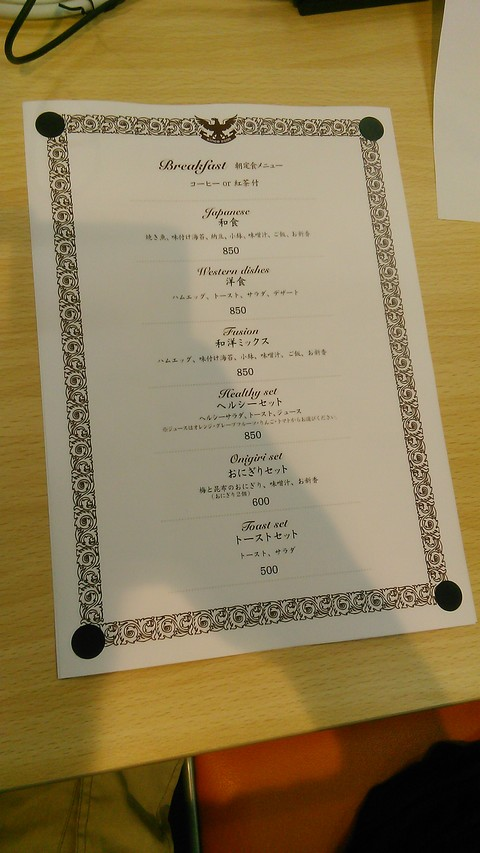
//> input picture backend/sample/sample0.jpg, 480 x 853 px
$ ./dev ../sample/sample0.jpg   (built with g++ and OpenCV 4)
//> lines starting //> are read from the running program, lines starting //| are printed output that depends on the picture; after the words box and inside, x2 and y2 are one past the last pixel; in counts of white or black regions, pixels touching at a corner belong together
/**
 * @file HoughCircle_Demo.cpp
 * @brief Demo code for Hough Transform
 * @author OpenCV team
 */

#include "opencv2/highgui/highgui.hpp"
#include "opencv2/imgproc/imgproc.hpp"
#include <iostream>

using namespace cv;

namespace
{
    // windows and trackbars name
    const std::string windowName = "Hough Circle Detection Demo";
    const std::string cannyThresholdTrackbarName = "Canny threshold";
    const std::string accumulatorThresholdTrackbarName = "Accumulator Threshold";
    const std::string usage = "Usage : tutorial_HoughCircle_Demo <path_to_input_image>\n";

    // initial and max values of the parameters of interests.
    const int cannyThresholdInitialValue = 160;
    const int accumulatorThresholdInitialValue = 30;
    const int maxAccumulatorThreshold = 200;
    const int maxCannyThreshold = 255;

    void HoughDetection(const Mat& src_gray, const Mat& src_display, int cannyThreshold, int accumulatorThreshold)
    {
        // will hold the results of the detection
        std::vector<Vec3f> circles;
        // runs the actual detection
        HoughCircles( src_gray, circles, CV_HOUGH_GRADIENT, 1, src_gray.rows/8, cannyThreshold, accumulatorThreshold, 0, 0 );

        // clone the colour, input image for displaying purposes
        Mat display = src_display.clone();
        for( size_t i = 0; i < circles.size(); i++ )
        {
            Point center(cvRound(circles[i][0]), cvRound(circles[i][1]));
            int radius = cvRound(circles[i][2]);
            // circle center
            circle( display, center, 3, Scalar(0,255,0), -1, 8, 0 );
            // circle outline
            circle( display, center, radius, Scalar(0,0,255), 3, 8, 0 );
        }

        // shows the results
        imshow( windowName, display);
    }
}


int main(int argc, char** argv)
{
    Mat src, src_gray;

    if (argc < 2)
    {
        std::cerr<<"No input image specified\n";
        std::cout<<usage;
        return -1;
    }

    // Read the image
    src = imread( argv[1], 1 );
//> src is the input picture: 853 rows x 480 cols, CV_8UC3; mean B, G, R 85.1, 125.4, 143.5

    if( !src.data )
    {
        std::cerr<<"Invalid input image\n";
        std::cout<<usage;
        return -1;
    }

    // Convert it to gray
    cvtColor( src, src_gray, COLOR_BGR2GRAY );
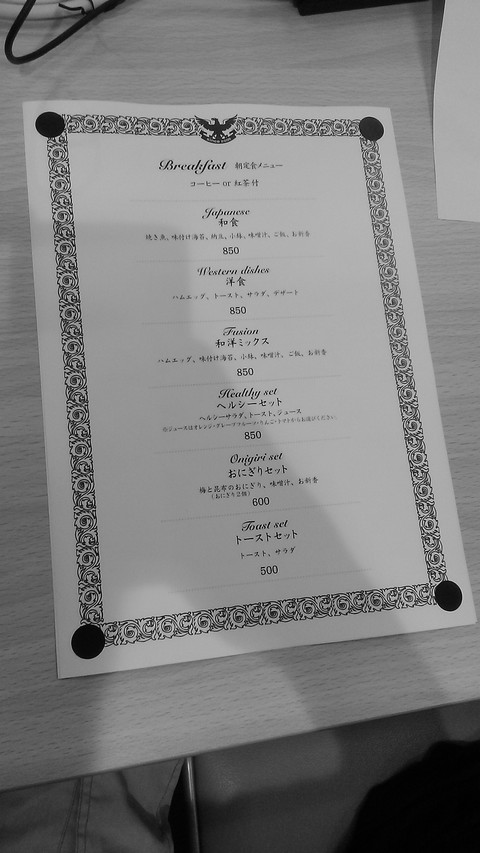
//> src_gray: 853 rows x 480 cols, CV_8UC1; min 0, max 251, mean 126.2

    // Reduce the noise so we avoid false circle detection
    GaussianBlur( src_gray, src_gray, Size(9, 9), 2, 2 );
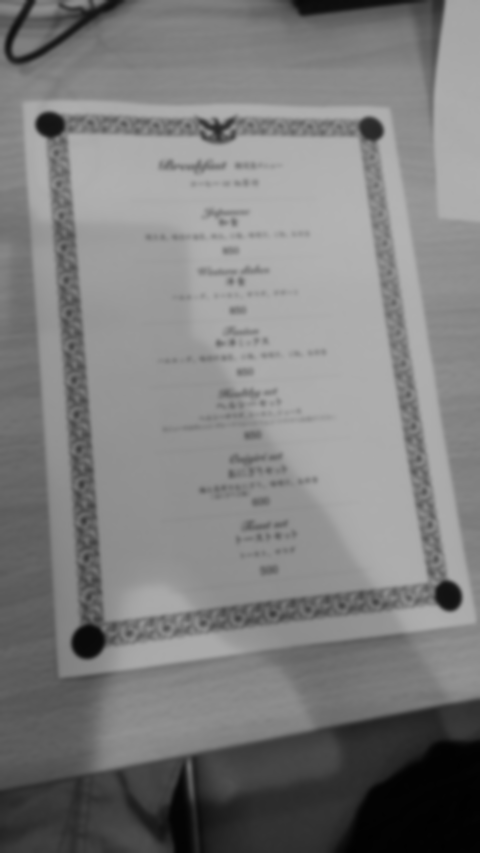
//> src_gray: 853 rows x 480 cols, CV_8UC1; min 1, max 179, mean 126.2

    //declare and initialize both parameters that are subjects to change
    int cannyThreshold = cannyThresholdInitialValue;
    int accumulatorThreshold = accumulatorThresholdInitialValue;

    // create the main window, and attach the trackbars
    namedWindow( windowName, WINDOW_AUTOSIZE );
    createTrackbar(cannyThresholdTrackbarName, windowName, &cannyThreshold,maxCannyThreshold);
    createTrackbar(accumulatorThresholdTrackbarName, windowName, &accumulatorThreshold, maxAccumulatorThreshold);

    // infinite loop to display
    // and refresh the content of the output image
    // until the user presses q or Q
    int key = 0;
    while(key != 'q' && key != 'Q')
    {
        // those paramaters cannot be =0
        // so we must check here
        cannyThreshold = std::max(cannyThreshold, 1);
        accumulatorThreshold = std::max(accumulatorThreshold, 1);

        //runs the detection, and update the display
        HoughDetection(src_gray, src, cannyThreshold, accumulatorThreshold);
//> in HoughDetection, `HoughCircles( src_gray, circles, CV_HOUGH_GRADIENT, 1, src_gray.rows/8..`: circles = 1 circle (x, y, radius): [87.5, 642.5, 16.6]
//> the loop in HoughDetection, `for( size_t i = 0; i < circles.size(); i++ )` made 1 pass
//> (center, radius) on pass 1: (Point(88, 642), 17)
//> after the loop in HoughDetection, `for( size_t i = 0; i < circles.size(); i++ )`:
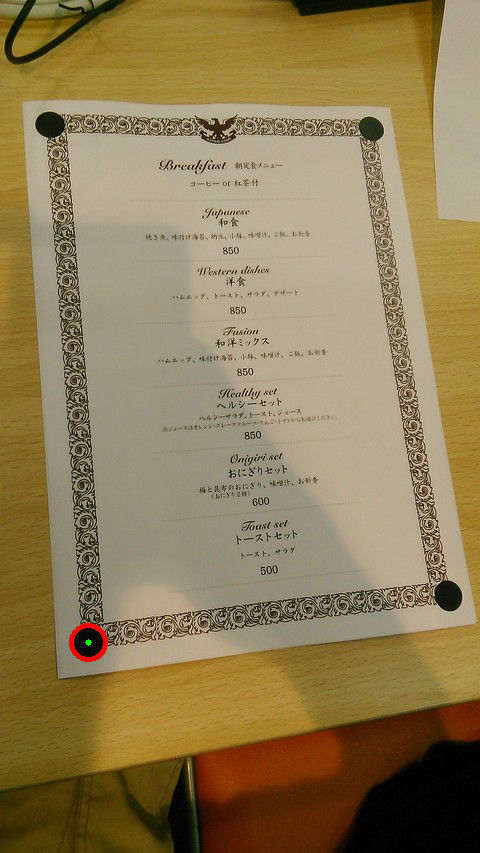
//> display: 853 rows x 480 cols, CV_8UC3; 0.14% of pixels changed, all inside (x1, y1, x2, y2) = (69, 623, 108, 662)

        // get user key
        key = waitKey(10);
//> the 'q' key is pressed
    }

    return 0;
}

$ run again, on backend/sample/sample2.jpg
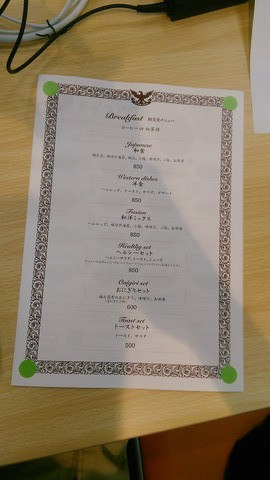
//> input picture backend/sample/sample2.jpg, 270 x 480 px
//> src is the input picture: 480 rows x 270 cols, CV_8UC3; mean B, G, R 102.1, 124.8, 139.4
//> `GaussianBlur( src_gray, src_gray, Size(9, 9), 2, 2 );`:
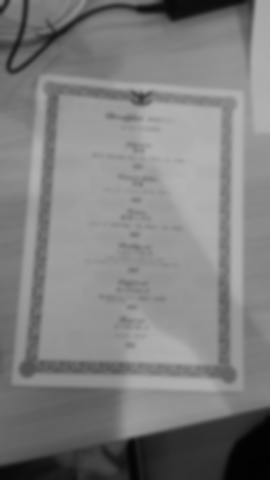
//> src_gray: 480 rows x 270 cols, CV_8UC1; min 2, max 179, mean 126.6
//> circles = 1 circle (x, y, radius): [118.5, 69.5, 61.4]
//> the loop in HoughDetection, `for( size_t i = 0; i < circles.size(); i++ )` made 1 pass
//> (center, radius) on pass 1: (Point(118, 70), 61)
//> after the loop in HoughDetection, `for( size_t i = 0; i < circles.size(); i++ )`:
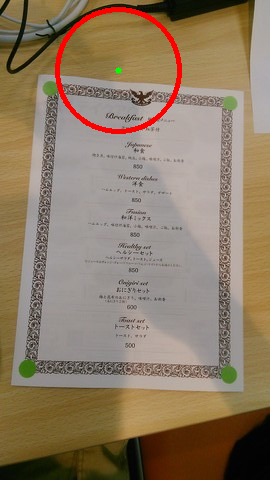
//> display: 480 rows x 270 cols, CV_8UC3; 1.5% of pixels changed, all inside (x1, y1, x2, y2) = (55, 7, 182, 134)

$ run again, on backend/sample/sample3.jpg
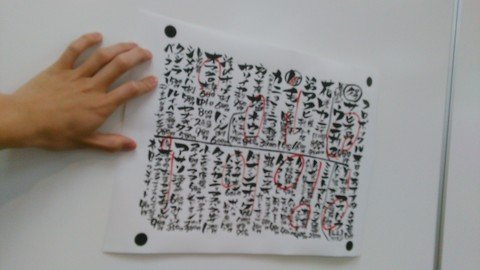
//> input picture backend/sample/sample3.jpg, 480 x 270 px
//> src is the input picture: 270 rows x 480 cols, CV_8UC3; mean B, G, R 144.4, 146.5, 149.3
//> `cvtColor( src, src_gray, COLOR_BGR2GRAY );`:
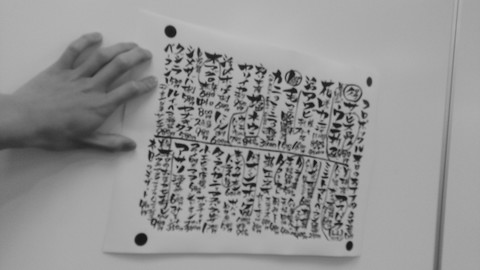
//> src_gray: 270 rows x 480 cols, CV_8UC1; min 18, max 190, mean 147.1
//> `GaussianBlur( src_gray, src_gray, Size(9, 9), 2, 2 );`:
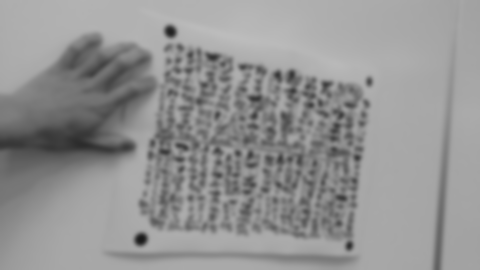
//> src_gray: 270 rows x 480 cols, CV_8UC1; min 25, max 188, mean 147.1
//> circles = empty
